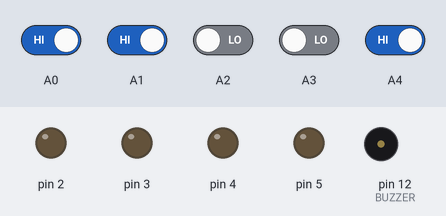
This sketch was run on a simulated Arduino Uno, built with avr-gcc and run on an emulated ATmega328P. On the bench: output pins drawn as LEDs (lit = HIGH), buzzer (waves = sounding). Inputs (shaded band) come from the test bench; at power-on: A0, A1, A4 HIGH, A2, A3 LOW. Random numbers use the default seed unless the sketch sets one.

Above: at 1.2 s.
1.3 s: A4 driven LOW
At 1.51 s:
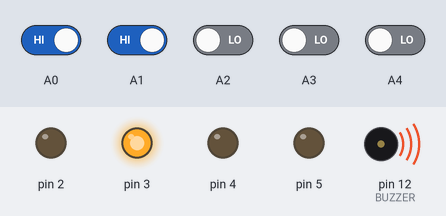
At 1.89 s:
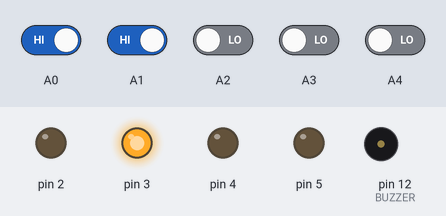
4.3 s: A0 driven LOW and A1 driven LOW
At 4.3 s:
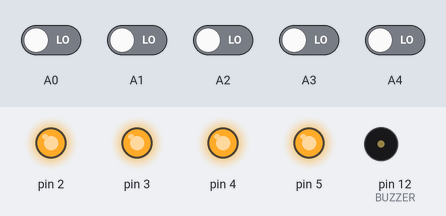
7.3 s: A0 driven HIGH
10.3 s: A4 driven HIGH
13.3 s: A4 driven LOW
At 13.89 s:
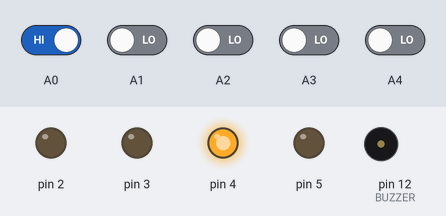
16.3 s: A0 driven LOW and A1 driven HIGH
Timing chart, 0 to 21.8 s (numbered marks = the images above; inputs shaded):
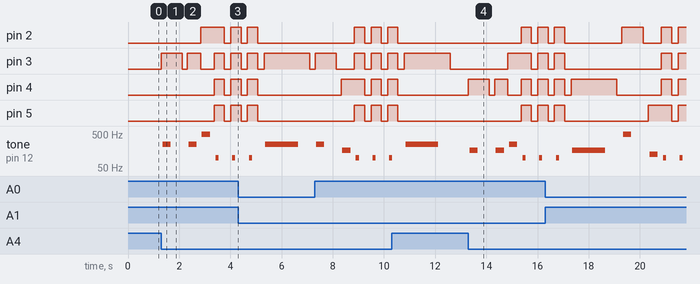

Measured:
- after the input at 1.3 s, pin 2: LOW → HIGH after 1.5 s, → LOW 0.92 s later, → HIGH 0.25 s later; pin 3: goes HIGH 0.82 s, LOW 0.20 s, HIGH 0.52 s, LOW 0.52 s, HIGH 0.40 s, LOW 0.25 s, then HIGH, starting at once
- after the input at 13.3 s, pin 2: LOW → HIGH after 2.1 s, → LOW 0.40 s later, → HIGH 0.25 s later; pin 3: LOW → HIGH after 1.5 s, → LOW 0.92 s later, → HIGH 0.25 s later

The sketch:

Simon_Says_with_sound.ino
```cpp
/*This sketch is a simple version of the famous Simon Says game. You can use it and improved it adding
levels and everything you want to increase the diffuculty!

There are five buttons connected to A0, A1, A2, A3 and A4.
The buttons from A0 to A3 are used to insert the right sequence while A4 to start the game.

When a wrong sequence is inserted all the leds will blink for three time very fast otherwhise the
inserted sequence is correct.

Hardware needed:
Hardware needed:
1X Arduino Uno
5x pushbuttons
1x Blue led
1x Yellow led
1x Red led
1x Green Led
4x 1k resistors
4x 10k resisors
10x jumpers
1X Buzzer
*/
int velocity = 500;
int vchange = -20;
int error_spot = -1;
int beeplong = 160;

const int MAX_LEVEL = 25; //velocity/abs(vchange);
int sequence[MAX_LEVEL];
int your_sequence[MAX_LEVEL];
int level = 1;
const int BUZZER = 12;


void setup() {
pinMode(A0, INPUT);
pinMode(A1, INPUT);
pinMode(A2, INPUT);
pinMode(A3, INPUT);

pinMode(2, OUTPUT);
pinMode(3, OUTPUT);
pinMode(4, OUTPUT);
pinMode(5, OUTPUT);
pinMode(BUZZER, OUTPUT);

digitalWrite(2, LOW);
digitalWrite(3, LOW);
digitalWrite(4, LOW);
digitalWrite(5, LOW);
}

void loop()
{
if (level == 1)
generate_sequence();//generate a sequence;

if (digitalRead(A4) == LOW || level != 1) //If start button is pressed or you're winning
{
show_sequence();    //show the sequence
get_sequence();     //wait for your sequence
}
}

void show_sequence()
{
digitalWrite(2, LOW);
digitalWrite(3, LOW);
digitalWrite(4, LOW);
digitalWrite(5, LOW);

for (int i = 0; i < level; i++)
{
if(error_spot==i)
{
beeplong = 640;
}
digitalWrite(sequence[i], HIGH);
if (sequence[i]==2)
{
for(int k=0;k<beeplong;k++)
   {
    digitalWrite(BUZZER,HIGH);
    delay(1);//wait for 1ms
    digitalWrite(BUZZER,LOW);
    delay(1);//wait for 1ms
   }
    //output another freque
}
if (sequence[i]==3)
{
for(int k=0;k<beeplong/2;k++)
   {
    digitalWrite(BUZZER,HIGH);
    delay(2);//wait for 1ms
    digitalWrite(BUZZER,LOW);
    delay(2);//wait for 1ms
   }
    //output another freque
}
if (sequence[i]==4)
{
for(int k=0;k<beeplong/3;k++)
   {
    digitalWrite(BUZZER,HIGH);
    delay(3);//wait for 1ms
    digitalWrite(BUZZER,LOW);
    delay(3);//wait for 1ms
   }
    //output another freque
}
if (sequence[i]==5)
{
for(int k=0;k<beeplong/4;k++)
   {
    digitalWrite(BUZZER,HIGH);
    delay(4);//wait for 1ms
    digitalWrite(BUZZER,LOW);
    delay(4);//wait for 1ms
   }
    //output another freque
}

delay(velocity);
digitalWrite(sequence[i], LOW);
delay(200);
beeplong = 160;
}
}

void get_sequence()
{
int flag = 0; //this flag indicates if the sequence is correct

for (int i = 0; i < level; i++)
{
flag = 0;
while(flag == 0)
{
if (digitalRead(A0) == LOW)
{
digitalWrite(5, HIGH);
for(int k=0;k<40;k++)
   {
    digitalWrite(BUZZER,HIGH);
    delay(4);//wait for 1ms
    digitalWrite(BUZZER,LOW);
    delay(4);//wait for 1ms
   }
your_sequence[i] = 5;
flag = 1;
delay(200);
if (your_sequence[i] != sequence[i])
{
error_spot = i;
wrong_sequence();
return;
}
digitalWrite(5, LOW);
}

if (digitalRead(A1) == LOW)
{
digitalWrite(4, HIGH);
for(int k=0;k<53;k++)
   {
    digitalWrite(BUZZER,HIGH);
    delay(3);//wait for 1ms
    digitalWrite(BUZZER,LOW);
    delay(3);//wait for 1ms
   }
your_sequence[i] = 4;
flag = 1;
delay(200);
if (your_sequence[i] != sequence[i])
{
error_spot = i;
wrong_sequence();
return;
}
digitalWrite(4, LOW);
}

if (digitalRead(A2) == LOW)
{
digitalWrite(3, HIGH);
your_sequence[i] = 3;
for(int k=0;k<80;k++)
   {
    digitalWrite(BUZZER,HIGH);
    delay(2);//wait for 1ms
    digitalWrite(BUZZER,LOW);
    delay(2);//wait for 1ms
   }
flag = 1;
delay(200);
if (your_sequence[i] != sequence[i])
{
error_spot = i;
wrong_sequence();
return;
}
digitalWrite(3, LOW);
}

if (digitalRead(A3) == LOW)
{
digitalWrite(2, HIGH);
your_sequence[i] = 2;
for(int k=0;k<160;k++)
   {
    digitalWrite(BUZZER,HIGH);
    delay(1);//wait for 1ms
    digitalWrite(BUZZER,LOW);
    delay(1);//wait for 1ms
   }
flag = 1;
delay(200);
if (your_sequence[i] != sequence[i])
{
error_spot = i;
wrong_sequence();
return;
}
digitalWrite(2, LOW);
}
}
}
right_sequence();
}

void generate_sequence()
{
randomSeed(millis()); //in this way is really random!!!

for (int i = 0; i < MAX_LEVEL; i++)
{
sequence[i] = random(2,6);
}
//for (int k = 0; k < MAX_LEVEL; k++)
//{
//BUZZERn[k] = sequence[k];
//}
}
void wrong_sequence()
{
for (int i = 0; i < 3; i++)
{
digitalWrite(2, HIGH);
digitalWrite(3, HIGH);
digitalWrite(4, HIGH);
digitalWrite(5, HIGH);
for(int k=0;k<15;k++)
   {
    digitalWrite(BUZZER,HIGH);
    delay(5);//wait for 1ms
    digitalWrite(BUZZER,LOW);
    delay(5);//wait for 1ms
   }
delay(250);
digitalWrite(2, LOW);
digitalWrite(3, LOW);
digitalWrite(4, LOW);
digitalWrite(5, LOW);
delay(250);
}
show_sequence();
level = 1;
velocity = 500;
error_spot=-1;
}

void right_sequence()
{
digitalWrite(2, LOW);
digitalWrite(3, LOW);
digitalWrite(4, LOW);
digitalWrite(5, LOW);
delay(250);

digitalWrite(2, HIGH);
digitalWrite(3, HIGH);
digitalWrite(4, HIGH);
digitalWrite(5, HIGH);
for(int k=1;k<1000;k++)
   {
    digitalWrite(BUZZER,HIGH);
    delay(abs(k*sin(1/k)));//wait for 1ms
    digitalWrite(BUZZER,LOW);
    delay(abs(k*sin(1/k)));//wait for 1ms
   }
delay(500);
digitalWrite(2, LOW);
digitalWrite(3, LOW);
digitalWrite(4, LOW);
digitalWrite(5, LOW);
delay(500);

if (level < MAX_LEVEL);
level++;

velocity += vchange; //increase difficulty
}
```
